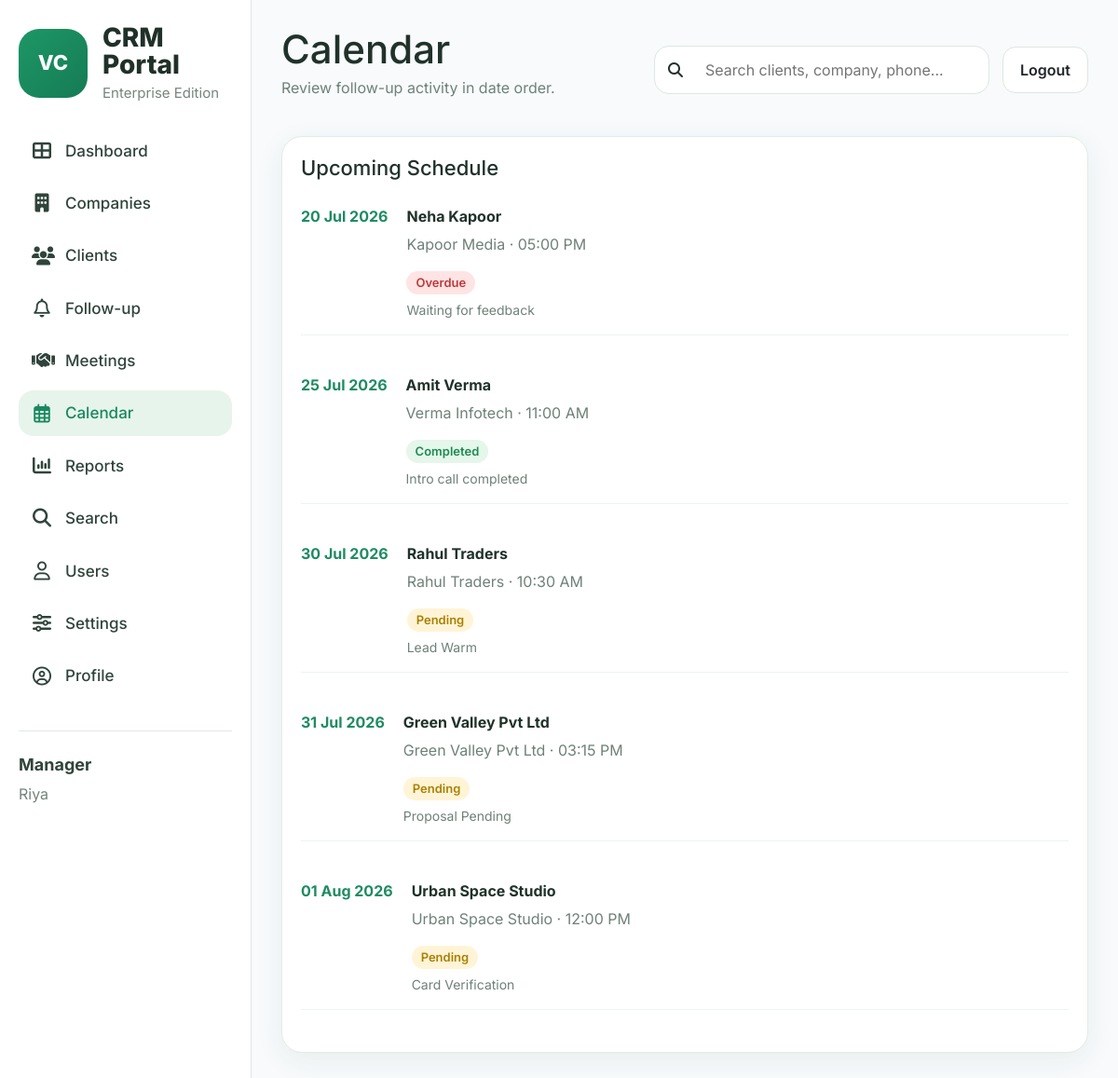
Page /modules/calendar.php (signed in) on the committed database.
### tables this page shows
CREATE TABLE follow_ups (
    id INT AUTO_INCREMENT PRIMARY KEY,
    client_id INT NOT NULL,
    followup_date DATETIME NOT NULL,
    status ENUM('Pending','Completed','Overdue') DEFAULT 'Pending',
    notes VARCHAR(255) DEFAULT NULL,
    created_by INT DEFAULT NULL,
    created_at TIMESTAMP DEFAULT CURRENT_TIMESTAMP,
    CONSTRAINT fk_follow_client FOREIGN KEY (client_id) REFERENCES clients(id) ON DELETE CASCADE,
    CONSTRAINT fk_follow_user FOREIGN KEY (created_by) REFERENCES users(id) ON DELETE SET NULL
);

CREATE TABLE clients (
    id INT AUTO_INCREMENT PRIMARY KEY,
    name VARCHAR(120) NOT NULL,
    company VARCHAR(150) NOT NULL,
    phone VARCHAR(30) NOT NULL,
    email VARCHAR(120) DEFAULT NULL,
    status ENUM('Active','Pending','Qualified','Inactive') DEFAULT 'Active',
    assigned_to INT DEFAULT NULL,
    notes TEXT,
    created_at TIMESTAMP DEFAULT CURRENT_TIMESTAMP,
    CONSTRAINT fk_client_user FOREIGN KEY (assigned_to) REFERENCES users(id) ON DELETE SET NULL
);

### includes/functions.php (called while the page is built, shortened)
<?php
require_once __DIR__ . '/db.php';
function esc($value) {
    return htmlspecialchars((string)$value, ENT_QUOTES, 'UTF-8');
}
function fetch_all(string $sql, array $params = []): array {
    global $pdo; $stmt = $pdo->prepare($sql); $stmt->execute($params); return $stmt->fetchAll();
}
function status_badge_class(string $status): string {
    return match ($status) {
        'Active', 'Completed', 'Qualified' => 'success',
        'Pending' => 'warning',
        'Overdue', 'Inactive' => 'danger',
        default => 'default',
    };
}

### modules/calendar.php (the view, shortened to what this page needs)
<?php
require_once __DIR__ . '/../includes/functions.php';
$followups = fetch_all('SELECT f.followup_date, f.status, f.notes, c.name AS client_name, c.company FROM follow_ups f INNER JOIN clients c ON c.id = f.client_id ORDER BY f.followup_date ASC');
include __DIR__ . '/../includes/header.php';
include __DIR__ . '/../includes/sidebar.php';
?>
<main class="main-content"><?php include __DIR__ . '/../includes/topbar.php'; ?>
<section class="panel"><div class="panel-header"><h3>Upcoming Schedule</h3></div><div class="timeline"><?php foreach($followups as $row): ?><div class="timeline-item"><div class="timeline-date"><?= date('d M Y', strtotime($row['followup_date'])) ?></div><div class="timeline-body"><strong><?= esc($row['client_name']) ?></strong><p><?= esc($row['company']) ?> · <?= date('h:i A', strtotime($row['followup_date'])) ?></p><span class="badge <?= status_badge_class($row['status']) ?>"><?= esc($row['status']) ?></span><small><?= esc($row['notes']) ?></small></div></div><?php endforeach; ?></div></section></main>
<?php include __DIR__ . '/../includes/footer.php'; ?>

### assets/css/style.css (style rules this page uses)
:root { --bg: #eef5f1; --card: #ffffff; --line: #dce8df; --text: #20322a; --muted: #6f8178; --primary: #1e8b62; --soft: #e7f5ed; --warning: #f2c94c; --danger: #e45b5b; --success: #40a56d; --shadow: 0 8px 30px rgba(43, 86, 63, 0.08); --radius: 22px; }
* { box-sizing: border-box; margin: 0; padding: 0; }
body { font-family: 'Inter', sans-serif; background: var(--bg); color: var(--text); }
.main-content { flex: 1; padding: 28px 32px; }
.stat-card, .panel { background: var(--card); border: 1px solid #e1ece4; border-radius: var(--radius); box-shadow: var(--shadow); }
.panel { padding: 20px; }
.panel-header { display: flex; align-items: center; justify-content: space-between; margin-bottom: 18px; gap: 10px; }
.panel-header h3 { font-size: 22px; }
.badge { padding: 7px 12px; border-radius: 999px; font-size: 13px; font-weight: 600; display: inline-block; }
.badge.success { background: #e5f6eb; color: #1d8b52; }
.badge.warning { background: #fff4d6; color: #a98000; }
.badge.danger { background: #fee4e4; color: #be3939; }
.follow-list, .timeline { display: flex; flex-direction: column; gap: 16px; }
.follow-item, .timeline-item { padding-bottom: 16px; border-bottom: 1px solid #edf3ef; }
.follow-item p, .placeholder-text, .timeline-body p, .timeline-body small { color: var(--muted); margin-top: 6px; display: block; }
.timeline-item { display: grid; grid-template-columns: 150px 1fr; gap: 16px; }
.timeline-date { font-weight: 700; color: var(--primary); }
.badge { padding:6px 10px; border-radius:20px; font-size:13px; font-weight:600; }
.success { background:#dcfce7; color:#166534; }
.warning { background:#fef3c7; color:#b45309; }
.main-content { min-height: 100vh; background: #f8fafc; }
.badge { padding: 6px 10px; border-radius: 999px; }
.timeline-item { display:flex; gap:20px; margin-bottom:25px; }

### rows in the picture
follow_ups: followup_date "20 Jul 2026", client.name "Neha Kapoor", client.company "Kapoor Media", followup_date "05:00 PM", status "Overdue", notes "Waiting for feedback"
follow_ups: followup_date "25 Jul 2026", client.name "Amit Verma", client.company "Verma Infotech", followup_date "11:00 AM", status "Completed", notes "Intro call completed"
follow_ups: followup_date "30 Jul 2026", client.name "Rahul Traders", client.company "Rahul Traders", followup_date "10:30 AM", status "Pending", notes "Lead Warm"
follow_ups: followup_date "31 Jul 2026", client.name "Green Valley Pvt Ltd", client.company "Green Valley Pvt Ltd", followup_date "03:15 PM", status "Pending", notes "Proposal Pending"
follow_ups: followup_date "01 Aug 2026", client.name "Urban Space Studio", client.company "Urban Space Studio", followup_date "12:00 PM", status "Pending", notes "Card Verification"

### other values in the picture
$_SESSION['user']['role'] "Manager"
$_SESSION['user']['name'] "Riya"
page_title() "Calendar"
page_description() "Review follow-up activity in date order."
